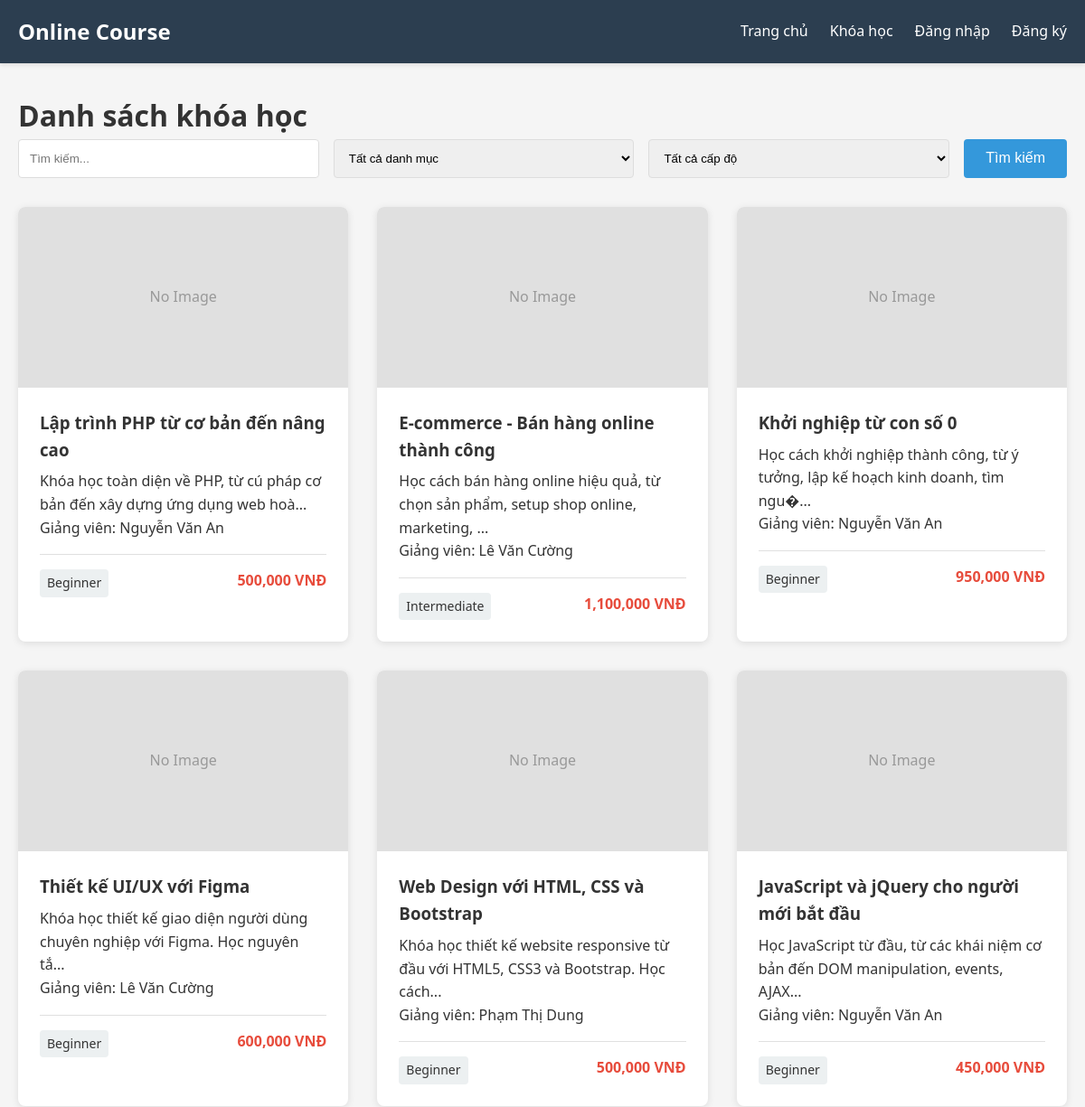
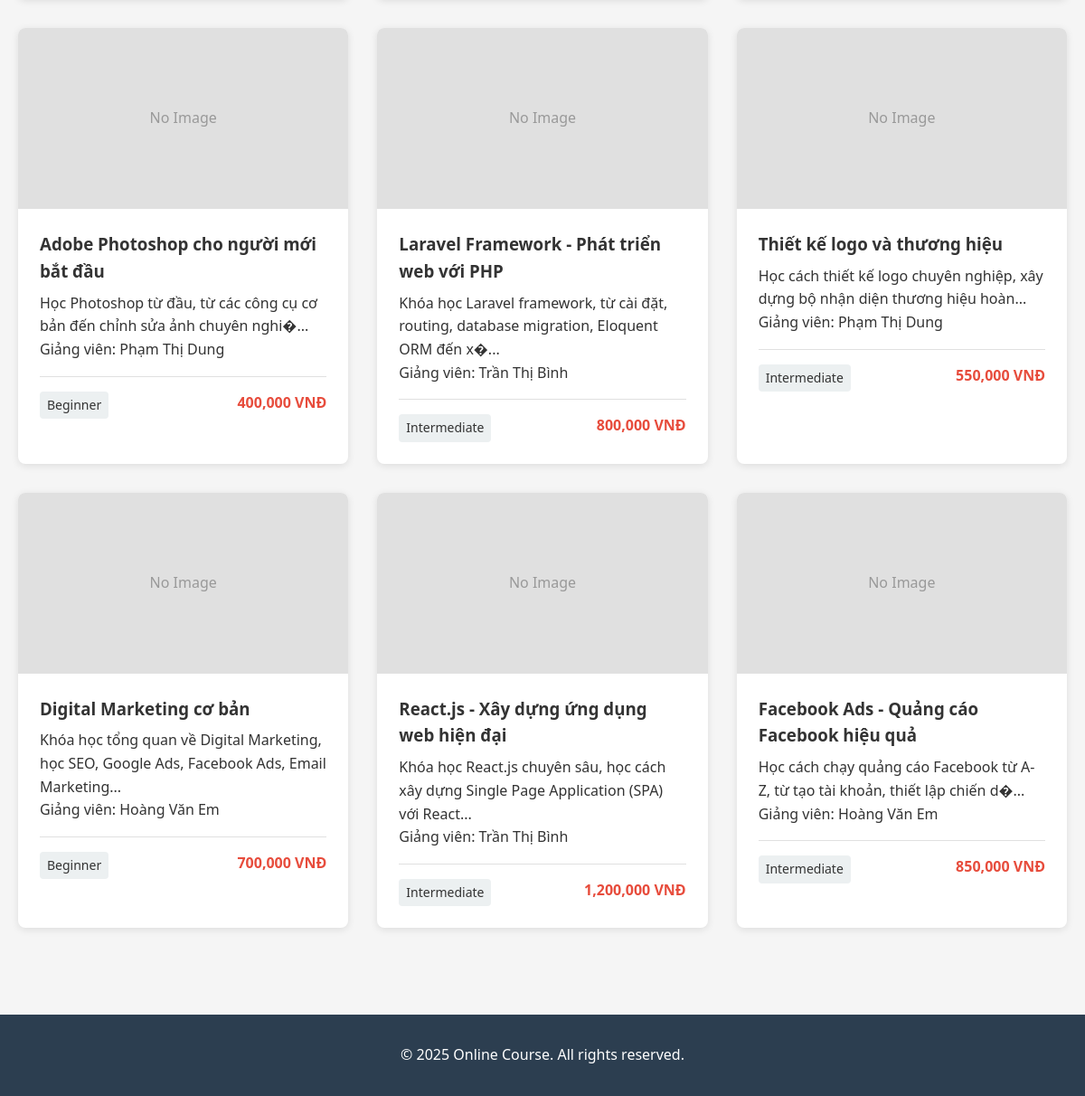
/index.php?url=course, run on the app's committed database (2 pictures, top to bottom).
### tables this page shows
CREATE TABLE IF NOT EXISTS courses (
    id INT AUTO_INCREMENT PRIMARY KEY,
    title VARCHAR(255) NOT NULL,
    description TEXT,
    instructor_id INT NOT NULL,
    category_id INT,
    price DECIMAL(10,2) DEFAULT 0.00,
    duration_weeks INT,
    level VARCHAR(50) DEFAULT 'Beginner' COMMENT 'Beginner, Intermediate, Advanced',
    image VARCHAR(255),
    created_at DATETIME DEFAULT CURRENT_TIMESTAMP,
    updated_at DATETIME DEFAULT CURRENT_TIMESTAMP ON UPDATE CURRENT_TIMESTAMP,
    FOREIGN KEY (instructor_id) REFERENCES users(id) ON DELETE CASCADE,
    FOREIGN KEY (category_id) REFERENCES categories(id) ON DELETE SET NULL,
    INDEX idx_instructor (instructor_id),
    INDEX idx_category (category_id),
    INDEX idx_level (level)
);

CREATE TABLE IF NOT EXISTS users (
    id INT AUTO_INCREMENT PRIMARY KEY,
    username VARCHAR(255) NOT NULL UNIQUE,
    email VARCHAR(255) NOT NULL UNIQUE,
    password VARCHAR(255) NOT NULL,
    fullname VARCHAR(255) NOT NULL,
    role INT NOT NULL DEFAULT 0 COMMENT '0: học viên, 1: giảng viên, 2: quản trị viên',
    created_at DATETIME DEFAULT CURRENT_TIMESTAMP,
    INDEX idx_email (email),
    INDEX idx_username (username)
);

### controllers/CourseController.php (called while the page is built, shortened)
<?php
require_once __DIR__ . '/../config/helper.php';
require_once __DIR__ . '/../models/Course.php';
class CourseController {
    public function index() {
        $courseModel = new Course();
        $keyword = sanitize($_GET['keyword'] ?? '');
        $category_id = isset($_GET['category']) && !empty($_GET['category']) ? (int)$_GET['category'] : null;
        $level = sanitize($_GET['level'] ?? '');
        $page = isset($_GET['page']) ? (int)$_GET['page'] : 1;
        $limit = 12;
        $offset = ($page - 1) * $limit;
        $courses = $courseModel->search($keyword, $category_id, $level, $limit, $offset);
        require_once __DIR__ . '/../views/layouts/header.php';
        require_once __DIR__ . '/../views/courses/index.php';
        require_once __DIR__ . '/../views/layouts/footer.php';
    }
}
?>

### config/helper.php (called while the page is built, shortened)
<?php
function getBasePath() {
    $script = $_SERVER['SCRIPT_NAME'];
    $path = dirname($script);
    $path = rtrim($path, '/');
    return $path ?: '';
}
function sanitize($data) {
    return htmlspecialchars(strip_tags(trim($data)));
}
?>

### url_helper.php (called while the page is built, shortened)
<?php
function url($path) {
    $base_path = getBasePath();
    $path = ltrim($path, '/');
    return $base_path . '/index.php?url=' . $path;
}
?>

### models/Course.php (called while the page is built, shortened)
<?php
require_once __DIR__ . '/../config/Database.php';
class Course {
    private $conn;
    private $table = 'courses';
    public function __construct() {
        $database = new Database();
        $this->conn = $database->getConnection();
    }
    public function search($keyword = '', $category_id = null, $level = null, $limit = 20, $offset = 0) {
        $query = "SELECT c.*, u.fullname as instructor_name, cat.name as category_name
                  FROM " . $this->table . " c
                  LEFT JOIN users u ON c.instructor_id = u.id
                  LEFT JOIN categories cat ON c.category_id = cat.id
                  WHERE 1=1";
        $params = [];
        $query .= " ORDER BY c.created_at DESC LIMIT :limit OFFSET :offset";
        $stmt = $this->conn->prepare($query);
        $stmt->bindValue(':limit', $limit, PDO::PARAM_INT);
        $stmt->bindValue(':offset', $offset, PDO::PARAM_INT);
        $stmt->execute();
        return $stmt->fetchAll();
    }
}
?>

### config/Database.php (called while the page is built, shortened)
<?php
class Database {
    private $host = "localhost";
    private $db_name = "onlinecourse";
    private $username = "root";
    private $password = "";
    public function getConnection() {
        $this->conn = null;
        try {
            $this->conn = new PDO(
                "mysql:host=" . $this->host . ";dbname=" . $this->db_name . ";charset=utf8mb4",
                $this->username,
                $this->password,
                [
                    PDO::ATTR_ERRMODE => PDO::ERRMODE_EXCEPTION,
                    PDO::ATTR_DEFAULT_FETCH_MODE => PDO::FETCH_ASSOC,
                    PDO::ATTR_EMULATE_PREPARES => false
                ]
            );
        } catch(PDOException $e) {
            echo "Connection error: " . $e->getMessage();
        }
        return $this->conn;
    }
}
?>

### views/courses/index.php (the view, shortened to what this page needs)
<div class="container">
    <h1>Danh sách khóa học</h1>
    <div class="course-filter">
        <form method="GET" action="<?php echo url('course'); ?>" class="filter-form">
            <input type="text" name="keyword" placeholder="Tìm kiếm..." value="<?php echo htmlspecialchars($keyword ?? ''); ?>">
            <select name="category">
                <option value="">Tất cả danh mục</option>
            </select>
            <select name="level">
                <option value="">Tất cả cấp độ</option>
            </select>
            <button type="submit" class="btn btn-primary">Tìm kiếm</button>
        </form>
    </div>
    <div class="courses-grid">
        <?php if (!empty($courses)): ?>
            <?php foreach ($courses as $course): ?>
                <div class="course-card">
                    <?php if ($course['image']): ?>
                        <img src="<?php echo getBasePath(); ?>/<?php echo htmlspecialchars($course['image']); ?>" alt="<?php echo htmlspecialchars($course['title']); ?>">
                    <?php else: ?>
                        <div class="course-image-placeholder">No Image</div>
                    <?php endif; ?>
                    <div class="course-card-body">
                        <h3><a href="<?php echo url('course/detail/' . $course['id']); ?>"><?php echo htmlspecialchars($course['title']); ?></a></h3>
                        <p class="course-description"><?php echo htmlspecialchars(substr($course['description'] ?? '', 0, 100)); ?>...</p>
                        <p class="course-instructor">Giảng viên: <?php echo htmlspecialchars($course['instructor_name'] ?? 'N/A'); ?></p>
                        <div class="course-meta">
                            <span class="course-level"><?php echo htmlspecialchars($course['level']); ?></span>
                            <span class="course-price"><?php echo number_format($course['price'], 0); ?> VNĐ</span>
                        </div>
                    </div>
                </div>
            <?php endforeach; ?>
        <?php else: ?>
            <p>Không tìm thấy khóa học nào.</p>
        <?php endif; ?>
    </div>
</div>

### assets/css/style.css (style rules this page uses)
* { margin: 0; padding: 0; box-sizing: border-box; }
body { font-family: 'Segoe UI', Tahoma, Geneva, Verdana, sans-serif; line-height: 1.6; color: #333; background-color: #f5f5f5; }
.container { max-width: 1200px; margin: 0 auto; padding: 0 20px; }
.btn { display: inline-block; padding: 0.75rem 1.5rem; background-color: #3498db; color: white; text-decoration: none; border-radius: 4px; border: none; cursor: pointer; transition: background-color 0.3s; font-size: 1rem; }
.btn-primary { background-color: #3498db; }
.courses-grid { display: grid; grid-template-columns: repeat(auto-fill, minmax(300px, 1fr)); gap: 2rem; margin-top: 2rem; }
.course-card { background: white; border-radius: 8px; overflow: hidden; box-shadow: 0 2px 8px rgba(0,0,0,0.1); transition: transform 0.3s, box-shadow 0.3s; }
.course-image-placeholder { width: 100%; height: 200px; background-color: #e0e0e0; display: flex; align-items: center; justify-content: center; color: #999; }
.course-card-body { padding: 1.5rem; }
.course-card-body h3 { margin-bottom: 0.5rem; }
.course-card-body h3 a { color: #333; text-decoration: none; }
.course-meta { display: flex; justify-content: space-between; margin-top: 1rem; padding-top: 1rem; border-top: 1px solid #e0e0e0; }
.course-level { background-color: #ecf0f1; padding: 0.25rem 0.5rem; border-radius: 4px; font-size: 0.875rem; }
.course-price { font-weight: bold; color: #e74c3c; }
.filter-form { display: flex; gap: 1rem; margin-bottom: 2rem; flex-wrap: wrap; }
.filter-form input, .filter-form select { flex: 1; min-width: 200px; padding: 0.75rem; border: 1px solid #ddd; border-radius: 4px; }

### data on the page
courses: shows "No Image", title "Lập trình PHP từ cơ bản đến nâng cao", description "Khóa học toàn diện về PHP, từ cú pháp cơ bản đến xây dựng ứng dụng web hoà", instructor.fullname "Nguyễn Văn An", level "Beginner", price "500,000"
courses: shows "No Image", title "E-commerce - Bán hàng online thành công", description "Học cách bán hàng online hiệu quả, từ chọn sản phẩm, setup shop online, marketing,", instructor.fullname "Lê Văn Cường", level "Intermediate", price "1,100,000"
courses: shows "No Image", title "Khởi nghiệp từ con số 0", description "Học cách khởi nghiệp thành công, từ ý tưởng, lập kế hoạch kinh doanh, tìm ngu�", instructor.fullname "Nguyễn Văn An", level "Beginner", price "950,000"
courses: shows "No Image", title "Thiết kế UI/UX với Figma", description "Khóa học thiết kế giao diện người dùng chuyên nghiệp với Figma. Học nguyên tắ", instructor.fullname "Lê Văn Cường", level "Beginner", price "600,000"
courses: shows "No Image", title "Web Design với HTML, CSS và Bootstrap", description "Khóa học thiết kế website responsive từ đầu với HTML5, CSS3 và Bootstrap. Học cách", instructor.fullname "Phạm Thị Dung", level "Beginner", price "500,000"
courses: shows "No Image", title "JavaScript và jQuery cho người mới bắt đầu", description "Học JavaScript từ đầu, từ các khái niệm cơ bản đến DOM manipulation, events, AJAX", instructor.fullname "Nguyễn Văn An", level "Beginner", price "450,000"
courses: shows "No Image", title "Adobe Photoshop cho người mới bắt đầu", description "Học Photoshop từ đầu, từ các công cụ cơ bản đến chỉnh sửa ảnh chuyên nghi�", instructor.fullname "Phạm Thị Dung", level "Beginner", price "400,000"
courses: shows "No Image", title "Laravel Framework - Phát triển web với PHP", description "Khóa học Laravel framework, từ cài đặt, routing, database migration, Eloquent ORM đến x�", instructor.fullname "Trần Thị Bình", level "Intermediate", price "800,000"
courses: shows "No Image", title "Thiết kế logo và thương hiệu", description "Học cách thiết kế logo chuyên nghiệp, xây dựng bộ nhận diện thương hiệu hoàn", instructor.fullname "Phạm Thị Dung", level "Intermediate", price "550,000"
courses: shows "No Image", title "Digital Marketing cơ bản", description "Khóa học tổng quan về Digital Marketing, học SEO, Google Ads, Facebook Ads, Email Marketing", instructor.fullname "Hoàng Văn Em", level "Beginner", price "700,000"
courses: shows "No Image", title "React.js - Xây dựng ứng dụng web hiện đại", description "Khóa học React.js chuyên sâu, học cách xây dựng Single Page Application (SPA) với React", instructor.fullname "Trần Thị Bình", level "Intermediate", price "1,200,000"
courses: shows "No Image", title "Facebook Ads - Quảng cáo Facebook hiệu quả", description "Học cách chạy quảng cáo Facebook từ A-Z, từ tạo tài khoản, thiết lập chiến d�", instructor.fullname "Hoàng Văn Em", level "Intermediate", price "850,000"
